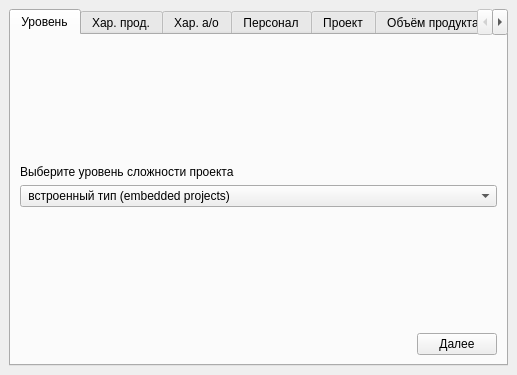
<?xml version="1.0" encoding="UTF-8"?>
<ui version="4.0">
 <class>MainWindow</class>
 <widget class="QMainWindow" name="MainWindow">
  <property name="geometry">
   <rect>
    <x>0</x>
    <y>0</y>
    <width>517</width>
    <height>375</height>
   </rect>
  </property>
  <property name="windowTitle">
   <string>MainWindow</string>
  </property>
  <widget class="QWidget" name="centralwidget">
   <layout class="QHBoxLayout" name="horizontalLayout">
    <item>
     <widget class="QTabWidget" name="tabWidget">
      <property name="autoFillBackground">
       <bool>false</bool>
      </property>
      <property name="tabPosition">
       <enum>QTabWidget::North</enum>
      </property>
      <property name="currentIndex">
       <number>0</number>
      </property>
      <widget class="QWidget" name="tab">
       <attribute name="title">
        <string>Уровень</string>
       </attribute>
       <layout class="QVBoxLayout" name="verticalLayout">
        <item>
         <spacer name="verticalSpacer_2">
          <property name="orientation">
           <enum>Qt::Vertical</enum>
          </property>
          <property name="sizeHint" stdset="0">
           <size>
            <width>20</width>
            <height>40</height>
           </size>
          </property>
         </spacer>
        </item>
        <item>
         <widget class="QLabel" name="label">
          <property name="text">
           <string>Выберите уровень сложности проекта</string>
          </property>
         </widget>
        </item>
        <item>
         <widget class="QComboBox" name="comboBox">
          <property name="currentIndex">
           <number>1</number>
          </property>
          <item>
           <property name="text">
            <string>распространенный тип (organic projects)</string>
           </property>
          </item>
          <item>
           <property name="text">
            <string> встроенный тип (embedded projects)</string>
           </property>
          </item>
          <item>
           <property name="text">
            <string>полунезависимый тип (semidetached projects)</string>
           </property>
          </item>
         </widget>
        </item>
        <item>
         <spacer name="verticalSpacer">
          <property name="orientation">
           <enum>Qt::Vertical</enum>
          </property>
          <property name="sizeHint" stdset="0">
           <size>
            <width>20</width>
            <height>40</height>
           </size>
          </property>
         </spacer>
        </item>
        <item>
         <layout class="QHBoxLayout" name="horizontalLayout_2">
          <item>
           <spacer name="horizontalSpacer">
            <property name="orientation">
             <enum>Qt::Horizontal</enum>
            </property>
            <property name="sizeHint" stdset="0">
             <size>
              <width>40</width>
              <height>20</height>
             </size>
            </property>
           </spacer>
          </item>
          <item>
           <widget class="QPushButton" name="pushButton">
            <property name="text">
             <string>Далее</string>
            </property>
           </widget>
          </item>
         </layout>
        </item>
       </layout>
      </widget>
      <widget class="QWidget" name="tab_2">
       <attribute name="title">
        <string>Хар. прод.</string>
       </attribute>
       <layout class="QVBoxLayout" name="verticalLayout_2">
        <item>
         <layout class="QHBoxLayout" name="horizontalLayout_11">
          <item>
           <widget class="QLabel" name="label_12">
            <property name="text">
             <string>Характеристики продукта</string>
            </property>
           </widget>
          </item>
         </layout>
        </item>
        <item>
         <spacer name="verticalSpacer_3">
          <property name="orientation">
           <enum>Qt::Vertical</enum>
          </property>
          <property name="sizeHint" stdset="0">
           <size>
            <width>20</width>
            <height>40</height>
           </size>
          </property>
         </spacer>
        </item>
        <item>
         <layout class="QHBoxLayout" name="horizontalLayout_4">
          <item>
           <widget class="QLabel" name="label_8">
            <property name="text">
             <string/>
            </property>
           </widget>
          </item>
          <item>
           <widget class="QLabel" name="label_7">
            <property name="text">
             <string>Рейтинг</string>
            </property>
           </widget>
          </item>
         </layout>
        </item>
        <item>
         <layout class="QHBoxLayout" name="horizontalLayout_3">
          <item>
           <widget class="QLabel" name="label_2">
            <property name="text">
             <string>Требуемая надежность ПО</string>
            </property>
           </widget>
          </item>
          <item>
           <widget class="QComboBox" name="comboBox_2">
            <property name="currentIndex">
             <number>2</number>
            </property>
            <item>
             <property name="text">
              <string>Очень низкий</string>
             </property>
            </item>
            <item>
             <property name="text">
              <string>Низкий </string>
             </property>
            </item>
            <item>
             <property name="text">
              <string>Средний </string>
             </property>
            </item>
            <item>
             <property name="text">
              <string>Высокий </string>
             </property>
            </item>
            <item>
             <property name="text">
              <string>Очень высокий</string>
             </property>
            </item>
           </widget>
          </item>
         </layout>
        </item>
        <item>
         <layout class="QHBoxLayout" name="horizontalLayout_9">
          <item>
           <widget class="QLabel" name="label_9">
            <property name="text">
             <string>Размер БД приложения</string>
            </property>
           </widget>
          </item>
          <item>
           <widget class="QComboBox" name="comboBox_18">
            <property name="currentIndex">
             <number>1</number>
            </property>
            <item>
             <property name="text">
              <string>Низкий </string>
             </property>
            </item>
            <item>
             <property name="text">
              <string>Средний </string>
             </property>
            </item>
            <item>
             <property name="text">
              <string>Высокий </string>
             </property>
            </item>
            <item>
             <property name="text">
              <string>Очень высокий</string>
             </property>
            </item>
           </widget>
          </item>
         </layout>
        </item>
        <item>
         <layout class="QHBoxLayout" name="horizontalLayout_10">
          <item>
           <widget class="QLabel" name="label_10">
            <property name="text">
             <string>Сложность продукта</string>
            </property>
           </widget>
          </item>
          <item>
           <widget class="QComboBox" name="comboBox_19">
            <property name="currentIndex">
             <number>2</number>
            </property>
            <item>
             <property name="text">
              <string>Очень низкий</string>
             </property>
            </item>
            <item>
             <property name="text">
              <string>Низкий </string>
             </property>
            </item>
            <item>
             <property name="text">
              <string>Средний </string>
             </property>
            </item>
            <item>
             <property name="text">
              <string>Высокий </string>
             </property>
            </item>
            <item>
             <property name="text">
              <string>Очень высокий</string>
             </property>
            </item>
            <item>
             <property name="text">
              <string>Критический </string>
             </property>
            </item>
           </widget>
          </item>
         </layout>
        </item>
        <item>
         <spacer name="verticalSpacer_4">
          <property name="orientation">
           <enum>Qt::Vertical</enum>
          </property>
          <property name="sizeHint" stdset="0">
           <size>
            <width>20</width>
            <height>40</height>
           </size>
          </property>
         </spacer>
        </item>
        <item>
         <layout class="QHBoxLayout" name="horizontalLayout_5">
          <item>
           <spacer name="horizontalSpacer_2">
            <property name="orientation">
             <enum>Qt::Horizontal</enum>
            </property>
            <property name="sizeHint" stdset="0">
             <size>
              <width>40</width>
              <height>20</height>
             </size>
            </property>
           </spacer>
          </item>
          <item>
           <widget class="QPushButton" name="pushButton_3">
            <property name="text">
             <string>Назад</string>
            </property>
           </widget>
          </item>
          <item>
           <widget class="QPushButton" name="pushButton_2">
            <property name="text">
             <string>Далее</string>
            </property>
           </widget>
          </item>
         </layout>
        </item>
       </layout>
      </widget>
      <widget class="QWidget" name="tab_3">
       <attribute name="title">
        <string>Хар. а/о</string>
       </attribute>
       <layout class="QVBoxLayout" name="verticalLayout_4">
        <item>
         <widget class="QLabel" name="label_14">
          <property name="text">
           <string>Характеристики аппаратного обеспечения </string>
          </property>
         </widget>
        </item>
        <item>
         <spacer name="verticalSpacer_7">
          <property name="orientation">
           <enum>Qt::Vertical</enum>
          </property>
          <property name="sizeHint" stdset="0">
           <size>
            <width>20</width>
            <height>69</height>
           </size>
          </property>
         </spacer>
        </item>
        <item>
         <layout class="QHBoxLayout" name="horizontalLayout_12">
          <item>
           <widget class="QLabel" name="label_11">
            <property name="text">
             <string/>
            </property>
           </widget>
          </item>
          <item>
           <widget class="QLabel" name="label_13">
            <property name="text">
             <string>Рейтинг</string>
            </property>
           </widget>
          </item>
         </layout>
        </item>
        <item>
         <layout class="QHBoxLayout" name="horizontalLayout_17">
          <item>
           <widget class="QLabel" name="label_17">
            <property name="text">
             <string> Ограничения быстродействия </string>
            </property>
           </widget>
          </item>
          <item>
           <widget class="QComboBox" name="comboBox_7">
            <item>
             <property name="text">
              <string>Средний</string>
             </property>
            </item>
            <item>
             <property name="text">
              <string>Высокий</string>
             </property>
            </item>
            <item>
             <property name="text">
              <string>Очень высокий</string>
             </property>
            </item>
            <item>
             <property name="text">
              <string>Критический</string>
             </property>
            </item>
           </widget>
          </item>
         </layout>
        </item>
        <item>
         <layout class="QHBoxLayout" name="horizontalLayout_15">
          <item>
           <widget class="QLabel" name="label_15">
            <property name="text">
             <string>Ограничения памяти </string>
            </property>
           </widget>
          </item>
          <item>
           <widget class="QComboBox" name="comboBox_5">
            <item>
             <property name="text">
              <string>Средний</string>
             </property>
            </item>
            <item>
             <property name="text">
              <string>Высокий</string>
             </property>
            </item>
            <item>
             <property name="text">
              <string>Очень высокий</string>
             </property>
            </item>
            <item>
             <property name="text">
              <string>Критический</string>
             </property>
            </item>
           </widget>
          </item>
         </layout>
        </item>
        <item>
         <layout class="QHBoxLayout" name="horizontalLayout_16">
          <item>
           <widget class="QLabel" name="label_16">
            <property name="text">
             <string>Неустойчивость окружения ВМ</string>
            </property>
           </widget>
          </item>
          <item>
           <widget class="QComboBox" name="comboBox_20">
            <property name="currentIndex">
             <number>1</number>
            </property>
            <item>
             <property name="text">
              <string>Низкий</string>
             </property>
            </item>
            <item>
             <property name="text">
              <string>Средний</string>
             </property>
            </item>
            <item>
             <property name="text">
              <string>Высокий</string>
             </property>
            </item>
            <item>
             <property name="text">
              <string>Очень высокий</string>
             </property>
            </item>
           </widget>
          </item>
         </layout>
        </item>
        <item>
         <layout class="QHBoxLayout" name="horizontalLayout_18">
          <item>
           <widget class="QLabel" name="label_18">
            <property name="text">
             <string> Требуемое время восстановления </string>
            </property>
           </widget>
          </item>
          <item>
           <widget class="QComboBox" name="comboBox_21">
            <property name="currentIndex">
             <number>1</number>
            </property>
            <item>
             <property name="text">
              <string>Низкий</string>
             </property>
            </item>
            <item>
             <property name="text">
              <string>Средний</string>
             </property>
            </item>
            <item>
             <property name="text">
              <string>Высокий</string>
             </property>
            </item>
            <item>
             <property name="text">
              <string>Очень высокий</string>
             </property>
            </item>
           </widget>
          </item>
         </layout>
        </item>
        <item>
         <spacer name="verticalSpacer_8">
          <property name="orientation">
           <enum>Qt::Vertical</enum>
          </property>
          <property name="sizeHint" stdset="0">
           <size>
            <width>20</width>
            <height>52</height>
           </size>
          </property>
         </spacer>
        </item>
        <item>
         <layout class="QHBoxLayout" name="horizontalLayout_13">
          <item>
           <spacer name="horizontalSpacer_4">
            <property name="orientation">
             <enum>Qt::Horizontal</enum>
            </property>
            <property name="sizeHint" stdset="0">
             <size>
              <width>40</width>
              <height>20</height>
             </size>
            </property>
           </spacer>
          </item>
          <item>
           <widget class="QPushButton" name="pushButton_5">
            <property name="text">
             <string>Назад</string>
            </property>
           </widget>
          </item>
          <item>
           <widget class="QPushButton" name="pushButton_6">
            <property name="text">
             <string>Далее</string>
            </property>
           </widget>
          </item>
         </layout>
        </item>
       </layout>
      </widget>
      <widget class="QWidget" name="tab_4">
       <attribute name="title">
        <string>Персонал</string>
       </attribute>
       <layout class="QVBoxLayout" name="verticalLayout_5">
        <item>
         <widget class="QLabel" name="label_20">
          <property name="text">
           <string>Характеристики персонала</string>
          </property>
         </widget>
        </item>
        <item>
         <spacer name="verticalSpacer_9">
          <property name="orientation">
           <enum>Qt::Vertical</enum>
          </property>
          <property name="sizeHint" stdset="0">
           <size>
            <width>20</width>
            <height>53</height>
           </size>
          </property>
         </spacer>
        </item>
        <item>
         <layout class="QHBoxLayout" name="horizontalLayout_14">
          <item>
           <widget class="QLabel" name="label_23">
            <property name="text">
             <string/>
            </property>
           </widget>
          </item>
          <item>
           <widget class="QLabel" name="label_24">
            <property name="text">
             <string>Рейтинг</string>
            </property>
           </widget>
          </item>
         </layout>
        </item>
        <item>
         <layout class="QHBoxLayout" name="horizontalLayout_21">
          <item>
           <widget class="QLabel" name="label_22">
            <property name="text">
             <string>Аналитические способности </string>
            </property>
           </widget>
          </item>
          <item>
           <widget class="QComboBox" name="comboBox_11">
            <property name="currentIndex">
             <number>2</number>
            </property>
            <item>
             <property name="text">
              <string>Очень низкий</string>
             </property>
            </item>
            <item>
             <property name="text">
              <string>Низкий</string>
             </property>
            </item>
            <item>
             <property name="text">
              <string>Средний</string>
             </property>
            </item>
            <item>
             <property name="text">
              <string>Высокий</string>
             </property>
            </item>
            <item>
             <property name="text">
              <string>Очень высокий</string>
             </property>
            </item>
           </widget>
          </item>
         </layout>
        </item>
        <item>
         <layout class="QHBoxLayout" name="horizontalLayout_23">
          <item>
           <widget class="QLabel" name="label_25">
            <property name="text">
             <string>Опыт разработки </string>
            </property>
           </widget>
          </item>
          <item>
           <widget class="QComboBox" name="comboBox_22">
            <property name="currentIndex">
             <number>2</number>
            </property>
            <item>
             <property name="text">
              <string>Очень низкий</string>
             </property>
            </item>
            <item>
             <property name="text">
              <string>Низкий</string>
             </property>
            </item>
            <item>
             <property name="text">
              <string>Средний</string>
             </property>
            </item>
            <item>
             <property name="text">
              <string>Высокий</string>
             </property>
            </item>
            <item>
             <property name="text">
              <string>Очень высокий</string>
             </property>
            </item>
           </widget>
          </item>
         </layout>
        </item>
        <item>
         <layout class="QHBoxLayout" name="horizontalLayout_20">
          <item>
           <widget class="QLabel" name="label_21">
            <property name="text">
             <string>Способности к разработке ПО </string>
            </property>
           </widget>
          </item>
          <item>
           <widget class="QComboBox" name="comboBox_23">
            <property name="currentIndex">
             <number>2</number>
            </property>
            <item>
             <property name="text">
              <string>Очень низкий</string>
             </property>
            </item>
            <item>
             <property name="text">
              <string>Низкий</string>
             </property>
            </item>
            <item>
             <property name="text">
              <string>Средний</string>
             </property>
            </item>
            <item>
             <property name="text">
              <string>Высокий</string>
             </property>
            </item>
            <item>
             <property name="text">
              <string>Очень высокий</string>
             </property>
            </item>
           </widget>
          </item>
         </layout>
        </item>
        <item>
         <layout class="QHBoxLayout" name="horizontalLayout_19">
          <item>
           <widget class="QLabel" name="label_19">
            <property name="text">
             <string> Опыт использования виртуальных машин</string>
            </property>
           </widget>
          </item>
          <item>
           <widget class="QComboBox" name="comboBox_24">
            <property name="currentIndex">
             <number>2</number>
            </property>
            <item>
             <property name="text">
              <string>Очень низкий</string>
             </property>
            </item>
            <item>
             <property name="text">
              <string>Низкий</string>
             </property>
            </item>
            <item>
             <property name="text">
              <string>Средний</string>
             </property>
            </item>
            <item>
             <property name="text">
              <string>Высокий</string>
             </property>
            </item>
           </widget>
          </item>
         </layout>
        </item>
        <item>
         <layout class="QHBoxLayout" name="horizontalLayout_24">
          <item>
           <widget class="QLabel" name="label_26">
            <property name="text">
             <string>Опыт разработки на языках программирования</string>
            </property>
           </widget>
          </item>
          <item>
           <widget class="QComboBox" name="comboBox_25">
            <property name="currentIndex">
             <number>2</number>
            </property>
            <item>
             <property name="text">
              <string>Очень низкий</string>
             </property>
            </item>
            <item>
             <property name="text">
              <string>Низкий</string>
             </property>
            </item>
            <item>
             <property name="text">
              <string>Средний</string>
             </property>
            </item>
            <item>
             <property name="text">
              <string>Высокий</string>
             </property>
            </item>
           </widget>
          </item>
         </layout>
        </item>
        <item>
         <spacer name="verticalSpacer_10">
          <property name="orientation">
           <enum>Qt::Vertical</enum>
          </property>
          <property name="sizeHint" stdset="0">
           <size>
            <width>20</width>
            <height>37</height>
           </size>
          </property>
         </spacer>
        </item>
        <item>
         <layout class="QHBoxLayout" name="horizontalLayout_22">
          <item>
           <spacer name="horizontalSpacer_5">
            <property name="orientation">
             <enum>Qt::Horizontal</enum>
            </property>
            <property name="sizeHint" stdset="0">
             <size>
              <width>40</width>
              <height>20</height>
             </size>
            </property>
           </spacer>
          </item>
          <item>
           <widget class="QPushButton" name="pushButton_7">
            <property name="text">
             <string>Назад</string>
            </property>
           </widget>
          </item>
          <item>
           <widget class="QPushButton" name="pushButton_8">
            <property name="text">
             <string>Далее</string>
            </property>
           </widget>
          </item>
         </layout>
        </item>
       </layout>
      </widget>
      <widget class="QWidget" name="tab_6">
       <attribute name="title">
        <string>Проект</string>
       </attribute>
       <layout class="QVBoxLayout" name="verticalLayout_6">
        <item>
         <widget class="QLabel" name="label_31">
          <property name="text">
           <string>Характеристики проекта</string>
          </property>
         </widget>
        </item>
        <item>
         <spacer name="verticalSpacer_11">
          <property name="orientation">
           <enum>Qt::Vertical</enum>
          </property>
          <property name="sizeHint" stdset="0">
           <size>
            <width>20</width>
            <height>67</height>
           </size>
          </property>
         </spacer>
        </item>
        <item>
         <layout class="QHBoxLayout" name="horizontalLayout_26">
          <item>
           <widget class="QLabel" name="label_27">
            <property name="text">
             <string/>
            </property>
           </widget>
          </item>
          <item>
           <widget class="QLabel" name="label_28">
            <property name="text">
             <string>Рейтинг</string>
            </property>
           </widget>
          </item>
         </layout>
        </item>
        <item>
         <layout class="QHBoxLayout" name="horizontalLayout_28">
          <item>
           <widget class="QLabel" name="label_30">
            <property name="text">
             <string> Применение методов разработки ПО</string>
            </property>
           </widget>
          </item>
          <item>
           <widget class="QComboBox" name="comboBox_15">
            <property name="currentIndex">
             <number>2</number>
            </property>
            <item>
             <property name="text">
              <string>Очень низкий</string>
             </property>
            </item>
            <item>
             <property name="text">
              <string>Низкий</string>
             </property>
            </item>
            <item>
             <property name="text">
              <string>Средний</string>
             </property>
            </item>
            <item>
             <property name="text">
              <string>Высокий</string>
             </property>
            </item>
            <item>
             <property name="text">
              <string>Очень высокий</string>
             </property>
            </item>
           </widget>
          </item>
         </layout>
        </item>
        <item>
         <layout class="QHBoxLayout" name="horizontalLayout_27">
          <item>
           <widget class="QLabel" name="label_29">
            <property name="text">
             <string>Использование инструментария разработки ПО</string>
            </property>
           </widget>
          </item>
          <item>
           <widget class="QComboBox" name="comboBox_26">
            <property name="currentIndex">
             <number>2</number>
            </property>
            <item>
             <property name="text">
              <string>Очень низкий</string>
             </property>
            </item>
            <item>
             <property name="text">
              <string>Низкий</string>
             </property>
            </item>
            <item>
             <property name="text">
              <string>Средний</string>
             </property>
            </item>
            <item>
             <property name="text">
              <string>Высокий</string>
             </property>
            </item>
            <item>
             <property name="text">
              <string>Очень высокий</string>
             </property>
            </item>
           </widget>
          </item>
         </layout>
        </item>
        <item>
         <layout class="QHBoxLayout" name="horizontalLayout_29">
          <item>
           <widget class="QLabel" name="label_32">
            <property name="text">
             <string>Требования соблюдения графика разработки</string>
            </property>
           </widget>
          </item>
          <item>
           <widget class="QComboBox" name="comboBox_27">
            <property name="currentIndex">
             <number>2</number>
            </property>
            <item>
             <property name="text">
              <string>Очень низкий</string>
             </property>
            </item>
            <item>
             <property name="text">
              <string>Низкий</string>
             </property>
            </item>
            <item>
             <property name="text">
              <string>Средний</string>
             </property>
            </item>
            <item>
             <property name="text">
              <string>Высокий</string>
             </property>
            </item>
            <item>
             <property name="text">
              <string>Очень высокий</string>
             </property>
            </item>
           </widget>
          </item>
         </layout>
        </item>
        <item>
         <spacer name="verticalSpacer_12">
          <property name="orientation">
           <enum>Qt::Vertical</enum>
          </property>
          <property name="sizeHint" stdset="0">
           <size>
            <width>20</width>
            <height>51</height>
           </size>
          </property>
         </spacer>
        </item>
        <item>
         <layout class="QHBoxLayout" name="horizontalLayout_25">
          <item>
           <spacer name="horizontalSpacer_6">
            <property name="orientation">
             <enum>Qt::Horizontal</enum>
            </property>
            <property name="sizeHint" stdset="0">
             <size>
              <width>40</width>
              <height>20</height>
             </size>
            </property>
           </spacer>
          </item>
          <item>
           <widget class="QPushButton" name="pushButton_9">
            <property name="text">
             <string>Назад</string>
            </property>
           </widget>
          </item>
          <item>
           <widget class="QPushButton" name="pushButton_10">
            <property name="text">
             <string>Далее</string>
            </property>
           </widget>
          </item>
         </layout>
        </item>
       </layout>
      </widget>
      <widget class="QWidget" name="tab_7">
       <attribute name="title">
        <string>Объём продукта</string>
       </attribute>
       <layout class="QVBoxLayout" name="verticalLayout_7">
        <item>
         <widget class="QLabel" name="label_40">
          <property name="text">
           <string>Количество строк кода</string>
          </property>
         </widget>
        </item>
        <item>
         <spacer name="verticalSpacer_14">
          <property name="orientation">
           <enum>Qt::Vertical</enum>
          </property>
          <property name="sizeHint" stdset="0">
           <size>
            <width>20</width>
            <height>53</height>
           </size>
          </property>
         </spacer>
        </item>
        <item>
         <layout class="QHBoxLayout" name="horizontalLayout_30">
          <item>
           <widget class="QLabel" name="label_33">
            <property name="text">
             <string>Количество строк кода(тыс)</string>
            </property>
           </widget>
          </item>
          <item>
           <widget class="QSpinBox" name="spinBox"/>
          </item>
         </layout>
        </item>
        <item>
         <spacer name="verticalSpacer_13">
          <property name="orientation">
           <enum>Qt::Vertical</enum>
          </property>
          <property name="sizeHint" stdset="0">
           <size>
            <width>20</width>
            <height>111</height>
           </size>
          </property>
         </spacer>
        </item>
        <item>
         <layout class="QHBoxLayout" name="horizontalLayout_36">
          <item>
           <spacer name="horizontalSpacer_7">
            <property name="orientation">
             <enum>Qt::Horizontal</enum>
            </property>
            <property name="sizeHint" stdset="0">
             <size>
              <width>40</width>
              <height>20</height>
             </size>
            </property>
           </spacer>
          </item>
          <item>
           <widget class="QPushButton" name="pushButton_11">
            <property name="text">
             <string>Назад</string>
            </property>
           </widget>
          </item>
          <item>
           <widget class="QPushButton" name="pushButton_12">
            <property name="text">
             <string>Далее</string>
            </property>
           </widget>
          </item>
         </layout>
        </item>
       </layout>
      </widget>
      <widget class="QWidget" name="tab_5">
       <attribute name="title">
        <string>Итог</string>
       </attribute>
       <layout class="QVBoxLayout" name="verticalLayout_3">
        <item>
         <spacer name="verticalSpacer_5">
          <property name="orientation">
           <enum>Qt::Vertical</enum>
          </property>
          <property name="sizeHint" stdset="0">
           <size>
            <width>20</width>
            <height>114</height>
           </size>
          </property>
         </spacer>
        </item>
        <item>
         <layout class="QHBoxLayout" name="horizontalLayout_6">
          <item>
           <widget class="QLabel" name="label_3">
            <property name="text">
             <string>Трудоёмкость(чел х месяц):</string>
            </property>
           </widget>
          </item>
          <item>
           <widget class="QLabel" name="label_4">
            <property name="text">
             <string>1200</string>
            </property>
           </widget>
          </item>
         </layout>
        </item>
        <item>
         <layout class="QHBoxLayout" name="horizontalLayout_8">
          <item>
           <widget class="QLabel" name="label_5">
            <property name="text">
             <string>Время разработки в календарных месяцах:</string>
            </property>
           </widget>
          </item>
          <item>
           <widget class="QLabel" name="label_6">
            <property name="text">
             <string>2</string>
            </property>
           </widget>
          </item>
         </layout>
        </item>
        <item>
         <spacer name="verticalSpacer_6">
          <property name="orientation">
           <enum>Qt::Vertical</enum>
          </property>
          <property name="sizeHint" stdset="0">
           <size>
            <width>20</width>
            <height>114</height>
           </size>
          </property>
         </spacer>
        </item>
        <item>
         <layout class="QHBoxLayout" name="horizontalLayout_7">
          <item>
           <spacer name="horizontalSpacer_3">
            <property name="orientation">
             <enum>Qt::Horizontal</enum>
            </property>
            <property name="sizeHint" stdset="0">
             <size>
              <width>40</width>
              <height>20</height>
             </size>
            </property>
           </spacer>
          </item>
          <item>
           <widget class="QPushButton" name="pushButton_4">
            <property name="text">
             <string>Назад</string>
            </property>
           </widget>
          </item>
         </layout>
        </item>
       </layout>
      </widget>
     </widget>
    </item>
   </layout>
  </widget>
 </widget>
 <resources/>
 <connections/>
</ui>
